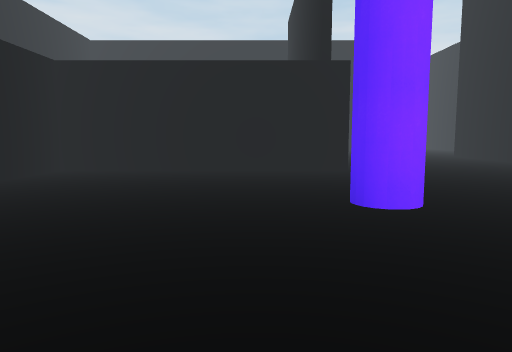
[1] (above)

24 first-person views from a walk through a scene from a Unity 3-D project. The camera is 1.5 m above the floor, tilts 6° down and sees 70° across. The floor is counted in squares, 2 m on a side. Each view is taken from the middle of a square. On the plan, view 1 faces up. The plan holds only what a view shows up to about 11 squares ahead; the rest is blank. The place goes on beyond the plan. The player is left out.

[2]
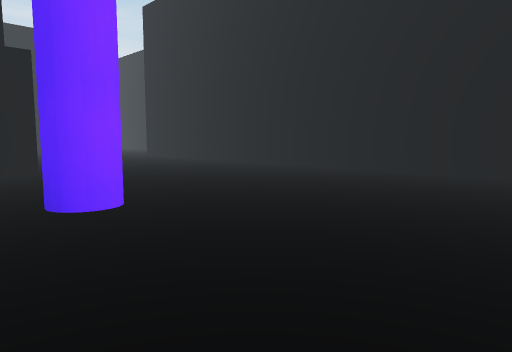

[3]
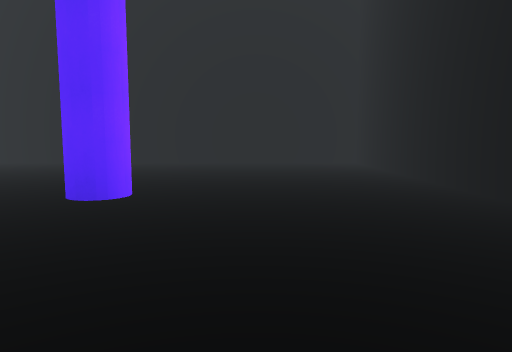

[4]
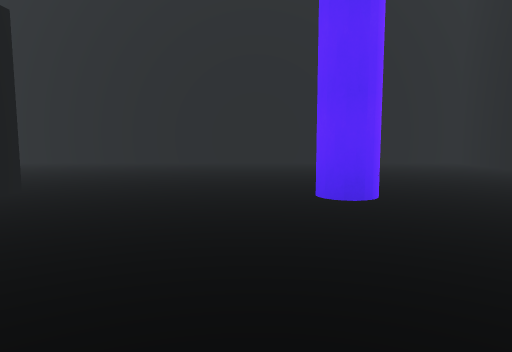

[5]
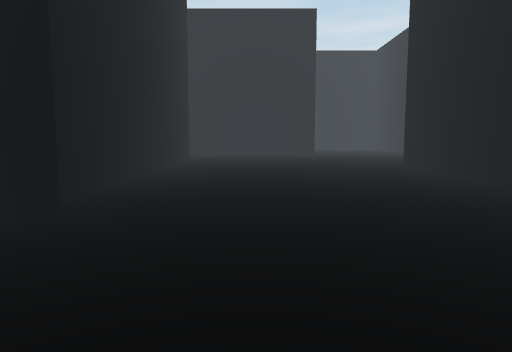

[6]
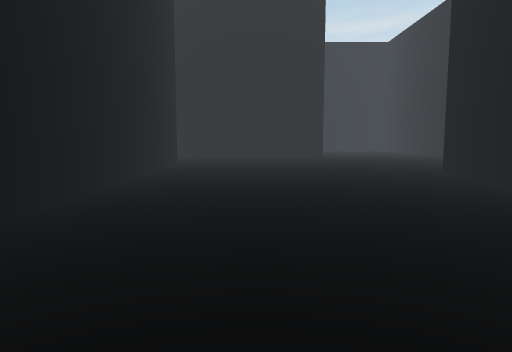

[7]
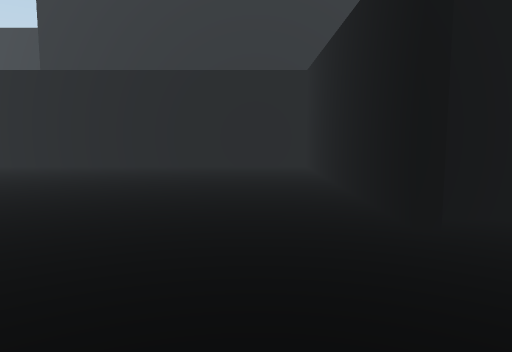

[8]
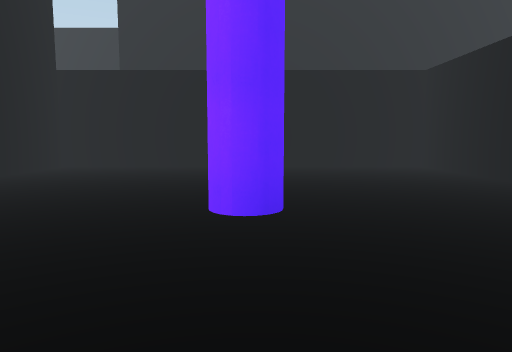

[9]
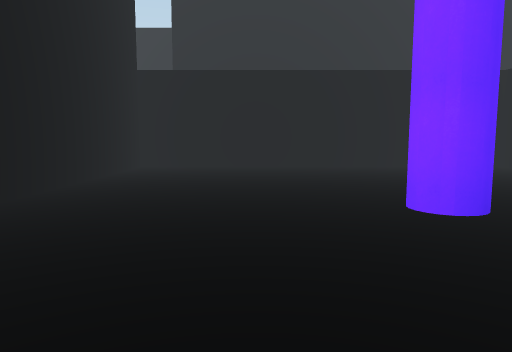

[10]
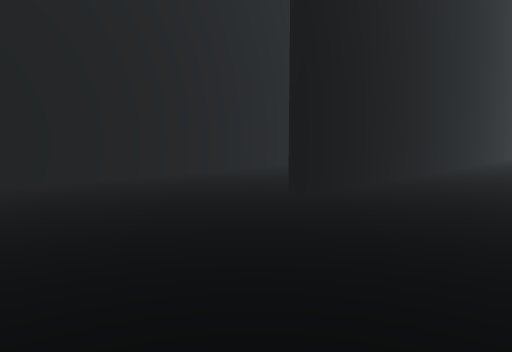

[11]
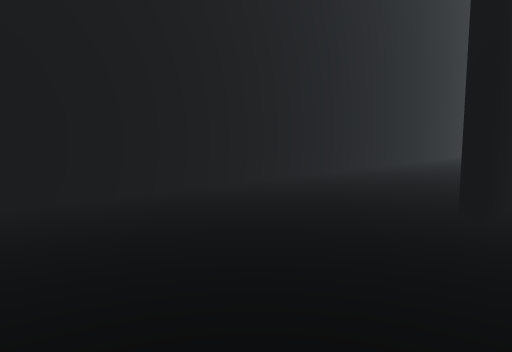

[12]
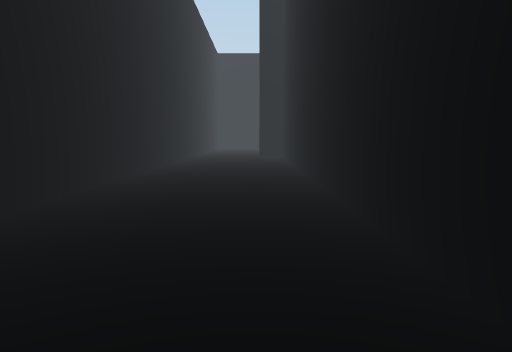

[13]
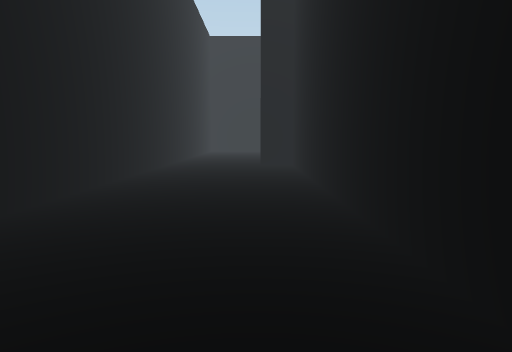

[14]
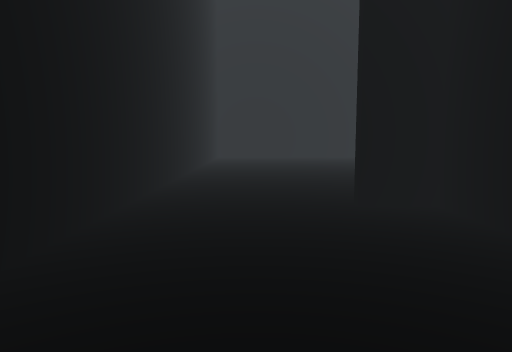

[15]
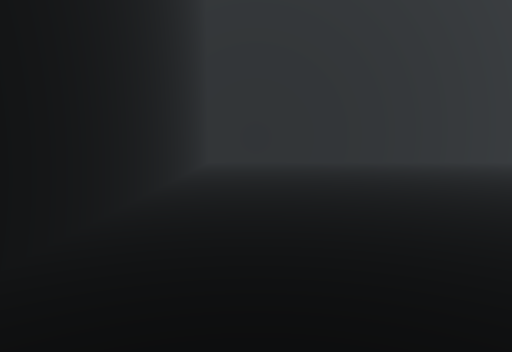

[16]
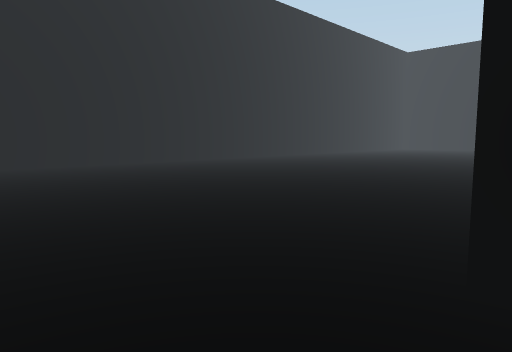

[17]
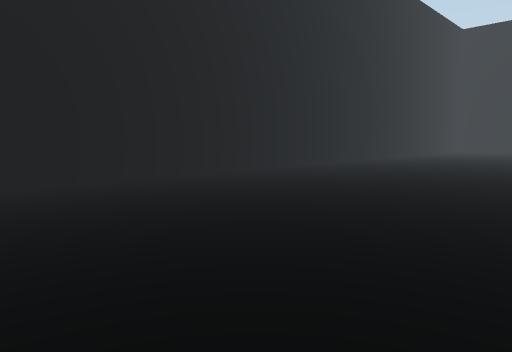

[18]
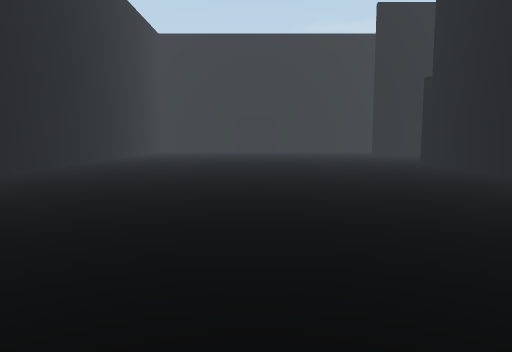

[19]
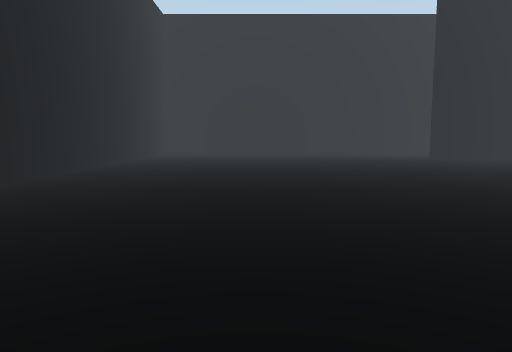

[20]
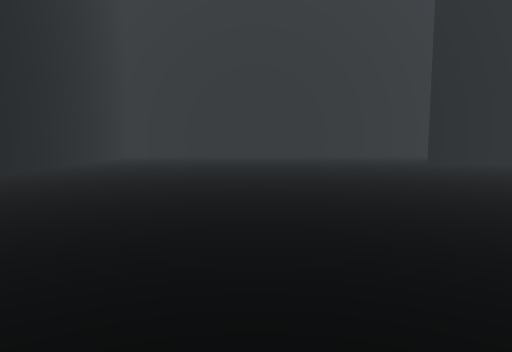

[21]
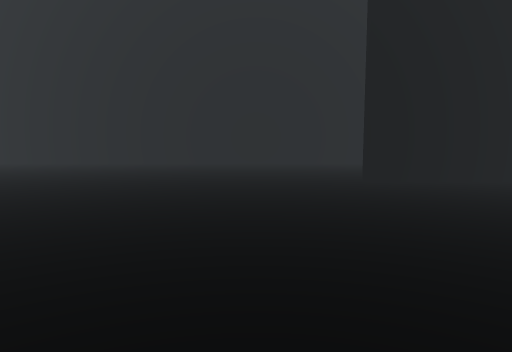

[22]
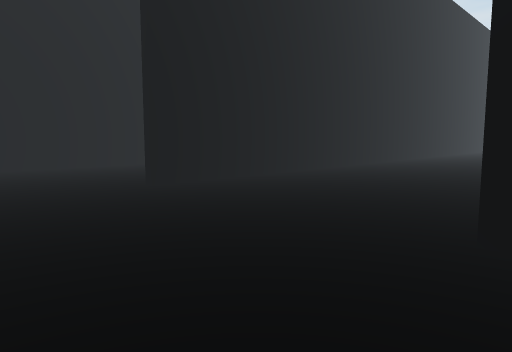

[23]
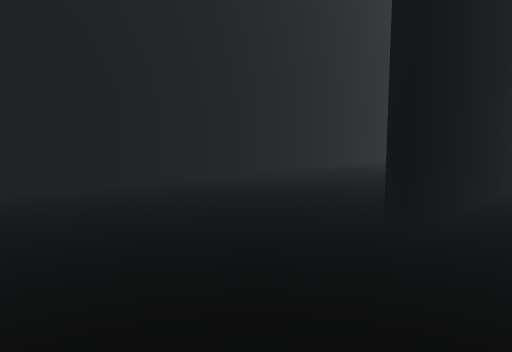

[24]
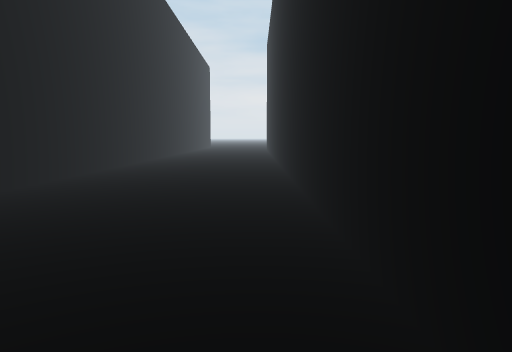

### Floor plan
Points are (right, up) in squares from view 1. A wall is a line through its corners. A room is listed if a view was taken in it or the views show most of it. See-through windows are left out.
Room 1 (views 1, 2, 3, 4, 5, 6, 7, 8, 9, 10, 11, 12, 13, 14, 15, 16)
walls: (2.1, 8.3) (-4.4, 8.3) (-4.4, -1.2); (8, 11.8) (8, -0.9) (8.9, -0.9); (1.7, 17.6) (1.7, 8.6); (-4.4, -0.9) (7.8, -0.9) (7.8, 14.5); (11.4, -2.5) (11.4, 17.2)
ways out: opening at (9.5, -2) to room 2
Room 2 (views 17, 18, 19, 20, 21, 22, 23, 24)
walls: (-0.9, -1.2) (-4.8, -1.2); (-9.4, 0) (-9.4, 9.8); (-9.1, 6.5) (-9.1, -1.2); (-10.1, -11) (11.4, -11) (11.4, -2.5); (-13.5, 10.1) (-13.5, -10.4)
ways out: opening at (9.5, -2) to room 1

Positions as (right, up) in squares from view 1, and headings:
1: (0, 0), facing up
2: (0, 0), facing up-right
3: (-3, 2), facing right
4: (-3, 5), facing right
5: (4, 5), facing up
6: (4, 7), facing up
7: (5, 7), facing left
8: (5, 4), facing left
9: (5, 2), facing left
10: (5, 18), facing down-right
11: (7, 18), facing down-right
12: (9, 13), facing down
13: (9, 9), facing down
14: (10, 3), facing down
15: (10, 0), facing down
16: (10, -1), facing down-left
17: (7, -5), facing down-left
18: (6, -6), facing left
19: (3, -7), facing left
20: (1, -6), facing left
21: (-3, -3), facing left
22: (-4, -4), facing up-left
23: (-8, -4), facing up-left
24: (-10, -1), facing up
